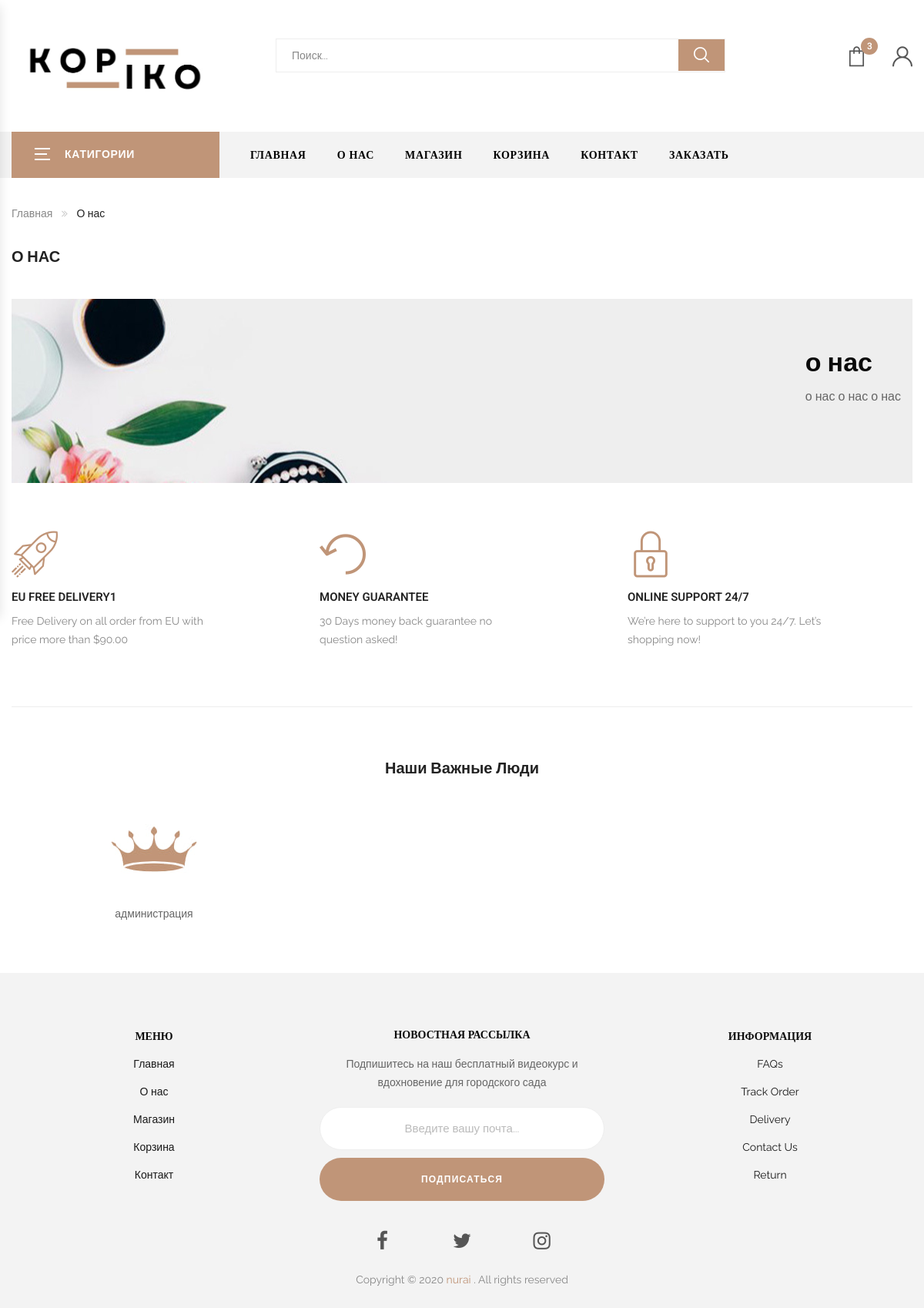
The page /about/ on the database its author committed.
### apps/settings/models.py (models this page shows, shortened)
class Setting(models.Model):
    title = models.CharField(
        max_length=100,
        verbose_name="Название сайта"
    )
    description = models.TextField(
        max_length=400,
        verbose_name="Описание",
        blank=True, null=True
    )
    logo = models.ImageField(
        upload_to='logo/',
        verbose_name="Логотип",
        blank=True, null=True
    )
    email = models.EmailField(
        verbose_name="Почта",
        blank=True, null=True
    )
    phone = models.CharField(
        max_length=100,
        verbose_name="Номер телефона",
        blank=True, null=True
    )
    schedule = models.CharField(
        max_length = 250,
        verbose_name = 'График работы',
        blank=True, null=True
    )
    address = models.CharField(
        max_length=300,
        verbose_name="Адрес",
        blank=True, null=True
    )
    facebook = models.URLField(
        verbose_name="Facebook",
        blank=True, null=True
    )
    instagram = models.URLField(
        verbose_name="Instagram",
        blank=True, null=True
    )
    whatsapp = models.URLField(
        verbose_name="WhatsApp",
        blank=True,
        null=True
    )
    class Meta:
        verbose_name = "Настройка"
        verbose_name_plural = "Настройки"

class About(models.Model):
    banner = models.ImageField(
        upload_to='banner/about_us',
        verbose_name='Баннер о нас'
    )
    title = models.CharField(
        max_length=255,
        verbose_name='Название'
    )
    description = models.CharField(
        max_length=500,
        verbose_name='Описание'
    )
    class Meta:
        verbose_name = 'О нас'
        verbose_name_plural = 'О нас'

### apps/secondary/models.py (models this page shows, shortened)
class Service(models.Model):
    delivery = models.CharField(
        max_length = 255,
        verbose_name='Название (доставки)'
    )
    delivery_desc = models.CharField(
        max_length=500,
        verbose_name='Описание (доставки)'
    )
    money = models.CharField(
        max_length = 255,
        verbose_name='Название (гарантия на возврат)'
    )
    money_desc = models.CharField(
        max_length=500,
        verbose_name='Описание (гарантия на возврат)'
    )
    support = models.CharField(
        max_length = 255,
        verbose_name='Название (онлайн поддержка)'
    )
    support_desc = models.CharField(
        max_length=500,
        verbose_name='Описание (онлайн поддержка)'
    )
    class Meta:
        verbose_name = 'Сервис'
        verbose_name_plural = 'Сервисы'

class Team(models.Model):
    image = models.ImageField(
        upload_to='team/image',
        verbose_name='Фотография'
    )
    name = models.CharField(
        max_length=100,
        verbose_name='Имя'
    )
    position = models.CharField(
        max_length=255,
        verbose_name='Должность'
    )
    class Meta:
        verbose_name = 'Команда'
        verbose_name_plural = 'Команда'

### apps/settings/views.py (the view)
# urls.py: path('about/', about, name='about'),
def about(request):
    setting = Setting.objects.latest('id')
    slider = Slider.objects.all()
    service = Service.objects.latest('id')
    about = About.objects.latest('id')
    cart_items = Cart.objects.all()
    cart_items_count = cart_items.count()
    categories = Category.objects.all()
    team = Team.objects.all()
    return render(request, 'base/about.html', locals())

### templates/base/about.html (shortened to what this page needs)
{% extends 'include/homepage.html' %}
{% load static %}
{% block content %}
{% include 'include/header.html' %}
<div class="main-content main-content-about">
    <div class="container">
        <div class="row">
            <div class="col-lg-12">
                <div class="breadcrumb-trail breadcrumbs">
                    <ul class="trail-items breadcrumb">
                        <li class="trail-item trail-begin">
                            <a href="{% url 'index' %}">Главная</a>
                        </li>
                        <li class="trail-item trail-end active">
                            О нас
                        </li>
                    </ul>
                </div>
            </div>
        </div>
        <div class="row">
            <div class="content-area content-about col-lg-12 col-md-12 col-sm-12 col-xs-12">
                <div class="site-main">
                    <h3 class="custom_blog_title">О нас</h3>
                    <div class="page-main-content">
                        <div class="header-banner banner-image">
                            <div class="banner-wrap">
                                <div class="banner-header">
                                    <div class="col-lg-5 col-md-offset-7">
                                        <div class="content-inner">
                                            <h2 class="title">
                                               {{about.title}}
                                            </h2>
                                            <div class="sub-title">
                                                {{about.description}}
                                            </div>
                                        </div>
                                    </div>
                                </div>
                            </div>
                        </div>
                        <div class="row">
                            <div class="col-lg-3 col-md-4 col-sm-4">
                                <div class="ysera-iconbox  layout1">
                                    <div class="iconbox-inner">
                                        <div class="icon-item">
                                            <span class="icon flaticon-rocket-ship"></span>
                                        </div>
                                        <div class="content">
                                            <h4 class="title">
                                                {{service.delivery}}
                                            </h4>
                                            <div class="text">
                                                {{service.delivery_desc}}
                                            </div>
                                        </div>
                                    </div>
                                </div>
                            </div>
                            <div class="col-lg-3 col-md-4 col-sm-4 col-lg-offset-1">
                                <div class="ysera-iconbox  layout1">
                                    <div class="iconbox-inner">
                                        <div class="icon-item">
                                            <span class="icon flaticon-return"></span>
                                        </div>
                                        <div class="content">
                                            <h4 class="title">
                                                {{service.money}}
                                            </h4>
                                            <div class="text">
                                                {{service.money_desc}}
                                            </div>
                                        </div>
                                    </div>
                                </div>
                            </div>
                            <div class="col-lg-3 col-md-4 col-sm-4 col-lg-offset-1">
                                <div class="ysera-iconbox  layout1">
                                    <div class="iconbox-inner">
                                        <div class="icon-item">
                                            <span class="icon flaticon-padlock"></span>
                                        </div>
                                        <div class="content">
                                            <h4 class="title">
                                                {{service.support}}
                                            </h4>
                                            <div class="text">
                                                {{service.support_desc}}
                                            </div>
                                        </div>
                                    </div>
                                </div>
                            </div>
                        </div>
                        <div class="team-member">
                            <div class="row">
                                <div class="col-sm-12 border-custom">
                                    <span></span>
                                </div>
                            </div>
                            <h2 class="custom_blog_title center">
                                Наши важные люди
                            </h2>
                            <div class="team-member-slider nav-center owl-slick"
                                 data-slick='{"autoplay":false, "autoplaySpeed":1000, "arrows":true, "dots":false, "infinite":true, "speed":800, "rows":1}'
                                 data-responsive='[{"breakpoint":"0","settings":{"slidesToShow":1}},{"breakpoint":"480","settings":{"slidesToShow":1}},{"breakpoint":"767","settings":{"slidesToShow":2}},{"breakpoint":"991","settings":{"slidesToShow":3}},{"breakpoint":"1199","settings":{"slidesToShow":3}},{"breakpoint":"2000","settings":{"slidesToShow":3}}]'>
                                {% for team in team %}
                                 <div class="ysera-team-member">
                                    <div class="team-member-item">
                                        <div class="member_avatar">
                                            <img src="{{team.image.url}}" alt="img">
                                        </div>
                                        <div class="member_position">
                                            {{team.position}}
                                        </div>
                                    </div>
                                </div>
                                {% endfor %}
                            </div>
                        </div>
                    </div>
                </div>
            </div>
        </div>
    </div>
</div>
{% include 'include/footer.html' %}
{% endblock %}

### templates/include/header.html (shortened to what this page needs)
{% load static %}
<header class="header style7">
    <div class="container">
        <div class="main-header">
            <div class="row">
                <div class="col-lg-3 col-sm-4 col-md-3 col-xs-7 col-ts-12 header-element">
                    <div class="logo">
                        <a href="{% url 'index' %}">
                            <img src="{{setting.logo.url}}" alt="img">
                        </a>
                    </div>
                </div>
                <div class="col-lg-7 col-sm-8 col-md-6 col-xs-5 col-ts-12">
                    <div class="block-search-block">
                        <form class="form-search form-search-width-category">
                            <div class="form-content">
                                <div class="inner">
                                    <input type="text" class="input" name="s" value="" placeholder="Поиск...">
                                </div>
                                <button class="btn-search" type="submit">
                                    <span class="icon-search"></span>
                                </button>
                            </div>
                        </form>
                    </div>
                </div>
                <div class="col-lg-2 col-sm-12 col-md-3 col-xs-12 col-ts-12">
                    <div class="header-control">
                        <div class="block-minicart ysera-mini-cart block-header ysera-dropdown">
                            <a href="javascript:void(0);" class="shopcart-icon" data-ysera="ysera-dropdown">
                                <span class="count">
									{{cart_items_count}}
									</span>
                            </a>
                        </div>
                        <div class="block-account block-header ysera-dropdown">
                            <a href="javascript:void(0);" data-ysera="ysera-dropdown">
                                <span class="flaticon-user"></span>
                            </a>
                            </div>
                        </div>
                    </div>
                </div>
            </div>
        </div>
    <div class="header-nav-container">
        <div class="container">
            <div class="header-nav-wapper main-menu-wapper">
                <div class="vertical-wapper block-nav-categori">
                    <div class="block-title">
						<span class="icon-bar">
							<span></span>
							<span></span>
							<span></span>
						</span>
                        <span class="text">Катигории</span>
                    </div>
                </div>
                <div class="header-nav">
                    <div class="container-wapper">
                        <ul class="ysera-clone-mobile-menu ysera-nav main-menu " id="menu-main-menu">
                            <li class="menu-item  menu-item">
                                <a href="{% url 'index' %}" class="ysera-menu-item-title" title="Home">Главная</a>
                            </li>
                            <li class="menu-item">
                                <a href="{% url 'about' %}" class="ysera-menu-item-title" title="About">О нас</a>
                            </li>
                            <li class="menu-item menu-item">
                                <a href="{% url 'product_index' %}" class="ysera-menu-item-title" title="Shop">Магазин</a>
                            </li>
                            <li class="menu-item  menu-item">
                                <a href="{% url 'cart' %}" class="ysera-menu-item-title" title="Cart">Корзина</a>
                            </li>
                            <li class="menu-item  menu-item">
                                <a href="{% url 'contact' %}" class="ysera-menu-item-title" title="Contact">Контакт</a>
                            </li>
                            <li class="menu-item  menu-item">
                                <a href="{% url 'checkout' %}" class="ysera-menu-item-title" title="Checkout">заказать</a>
                            </li>
                        </ul>
                    </div>
                </div>
            </div>
        </div>
    </div>
</header>

### rows shown on the page
Setting: logo (picture)
About: title "о нас", description "о нас о нас о нас"
Service: delivery "EU FREE DELIVERY1", delivery_desc "Free Delivery on all order from EU with price more than $90.00", money "MONEY GUARANTEE", money_desc "30 Days money back guarantee no question asked!", support "ONLINE SUPPORT 24/7", support_desc "We’re here to support to you 24/7. Let’s shopping now!"
Team: image (picture), position "администрация"

### other values the page prints
{{ cart_items_count }} "3"
